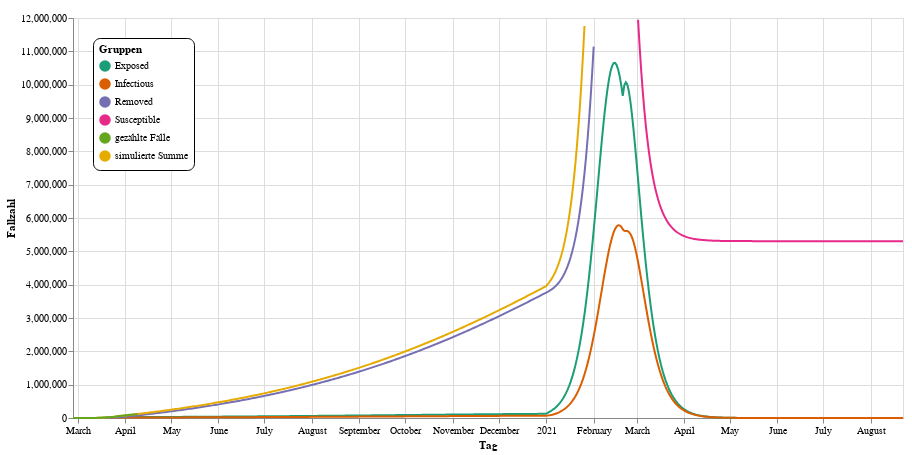

Notebook source saved alongside this figure:
### Markdown cell above
Nun zu ein paar Rechenmodellen zum Herumspielen: `it3` und `it4` sind zwei Tage, an denen Maßnahmen gelockert werden. Wir haben mal den 1. Januar 2021 voreingestellt, ab dem wieder nur Ausgangsbeschränkungen gelten. Das heißt `r3=r1`, da sie Reproduktionszahl $R_{0}$ wieder auf den Wert vor der Kontaktsperre klettert, sobald diese aufgehoben wird. Da die Ausbreitung dann durch die Ausgangsbeschränkungen weiter gebremst bleibt, ergibt sich ein zweiter Ausbruch, der aber nicht so steil ansteigt, wie ohne Einschränkungen.

Am 20. Februar 2021 (`it4`) werden in unserer Vorereinstellung auch die Ausgangsbeschränkungen aufgehoben. $R_{0}$ steigt daher wieder auf den Wert vor allen Maßnahmen, also ist `r4=r0`.

Zusätzlich können Sie noch mit `prediction_days` einstellen, wie weit die Simulation in die Zukunft rechnet. `max_val` blendet zu hohe Werte im Diagramm aus, damit die y-Achse keinen zu großen Werteberech abbilden muss und man kleinere Kurven besser erkennt.

Spielen Sie ruhig mit den Werten hinter den Kommentaren herum und erstellen Sie eigene Szenarien für die Lockerung der Einschränkungen:

### Code cell
# Tag der Aufhebung der Kontaktsperre
it3 = dt.datetime(year=2021, month=1, day=1)
# Erwartete Reproduktionszahl nach Aufhebung der Kontaktsperre
r3 = r1

# Tag der Aufhebung der Ausgangsbeschränkungen
it4 = dt.datetime(year=2021, month=2, day=20)
# Erwartete Reproduktionszahl nach Aufhebung der Kontaktsperre
r4 = r0

# Zahl der Tage, die die Simulation in die Zukunft berechnet
prediction_days=500
# Höchster Wert im Diagramm (damit die y-Achse die interessanten Werte nicht zu sehr staucht)
max_val=12000000

plot(prediction(prediction_days=prediction_days, max_val=max_val, r3=r3, r4=r4, it3 = it3, it4 = it4))

### Figure 1 — Vega-Lite specification as saved in the notebook (floating-point values rounded to 4 significant figures; data arrays with more than 128 entries replaced by an {"elided": "..."} marker saying what was removed)
{"config": {"view": {"continuousWidth": 400, "continuousHeight": 300}}, "layer": [{"mark": {"type": "line", "point": false}, "encoding": {"color": {"type": "nominal", "field": "Typ", "legend": {"cornerRadius": 7, "fillColor": "white", "legendX": 20, "legendY": 20, "orient": "none", "padding": 6, "strokeColor": "black", "title": "Gruppen"}, "scale": {"scheme": "dark2"}}, "x": {"type": "temporal", "field": "Tag", "title": "Tag"}, "y": {"type": "quantitative", "field": "Fallzahl", "title": "Fallzahl"}}}, {"mark": "point", "encoding": {"opacity": {"value": 0}, "x": {"type": "temporal", "field": "Tag", "title": "Tag"}}, "selection": {"selector005": {"type": "single", "nearest": true, "on": "mouseover", "fields": ["Tag"], "empty": "none"}}}, {"mark": "point", "encoding": {"color": {"type": "nominal", "field": "Typ", "legend": {"cornerRadius": 7, "fillColor": "white", "legendX": 20, "legendY": 20, "orient": "none", "padding": 6, "strokeColor": "black", "title": "Gruppen"}, "scale": {"scheme": "dark2"}}, "opacity": {"condition": {"value": 1, "selection": "selector005"}, "value": 0}, "x": {"type": "temporal", "field": "Tag", "title": "Tag"}, "y": {"type": "quantitative", "field": "Fallzahl", "title": "Fallzahl"}}}, {"mark": {"type": "rule", "color": "gray"}, "encoding": {"x": {"type": "temporal", "field": "Tag", "title": "Tag"}}, "transform": [{"filter": {"selection": "selector005"}}]}, {"mark": {"type": "text", "align": "left", "dx": 4, "dy": -8}, "encoding": {"color": {"type": "nominal", "field": "Typ", "legend": {"cornerRadius": 7, "fillColor": "white", "legendX": 20, "legendY": 20, "orient": "none", "padding": 6, "strokeColor": "black", "title": "Gruppen"}, "scale": {"scheme": "dark2"}}, "text": {"condition": {"type": "quantitative", "field": "Fallzahl", "selection": "selector005"}, "value": " "}, "x": {"type": "temporal", "field": "Tag", "title": "Tag"}, "y": {"type": "quantitative", "field": "Fallzahl", "title": "Fallzahl"}}}, {"mark": {"type": "text", "align": "left", "dx": 4, "dy": -8}, "encoding": {"color": {"value": "gray"}, "text": {"condition": {"type": "temporal", "field": "Tag", "selection": "selector005"}, "value": " "}, "x": {"type": "temporal", "field": "Tag", "title": "Tag"}, "y": {"value": 16}}, "transform": [{"filter": {"selection": "selector005"}}]}], "data": {"name": "data-cb6f322897cb8dbb2b0ff31089a05b1b"}, "height": 400, "width": 830, "$schema": "https://vega.github.io/schema/vega-lite/v4.8.1.json", "datasets": {"data-cb6f322897cb8dbb2b0ff31089a05b1b": {"elided": "2758 records"}}}
